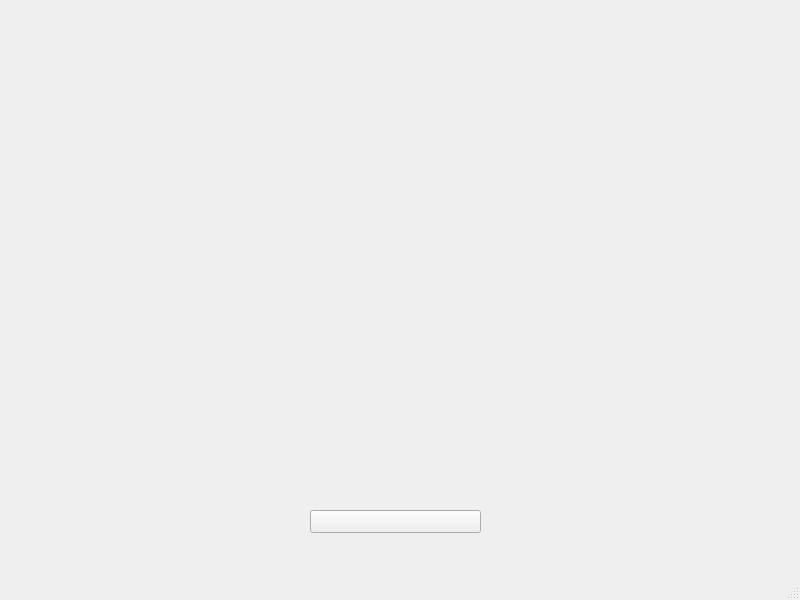
<?xml version="1.0" encoding="UTF-8"?>
<ui version="4.0">
 <class>MainWindow</class>
 <widget class="QMainWindow" name="MainWindow">
  <property name="geometry">
   <rect>
    <x>0</x>
    <y>0</y>
    <width>800</width>
    <height>600</height>
   </rect>
  </property>
  <property name="windowTitle">
   <string>MainWindow</string>
  </property>
  <widget class="QWidget" name="centralwidget">
   <widget class="QPushButton" name="pushButton">
    <property name="geometry">
     <rect>
      <x>310</x>
      <y>510</y>
      <width>171</width>
      <height>23</height>
     </rect>
    </property>
    <property name="text">
     <string/>
    </property>
   </widget>
  </widget>
  <widget class="QMenuBar" name="menubar">
   <property name="geometry">
    <rect>
     <x>0</x>
     <y>0</y>
     <width>800</width>
     <height>21</height>
    </rect>
   </property>
  </widget>
  <widget class="QStatusBar" name="statusbar"/>
 </widget>
 <resources/>
 <connections/>
</ui>
